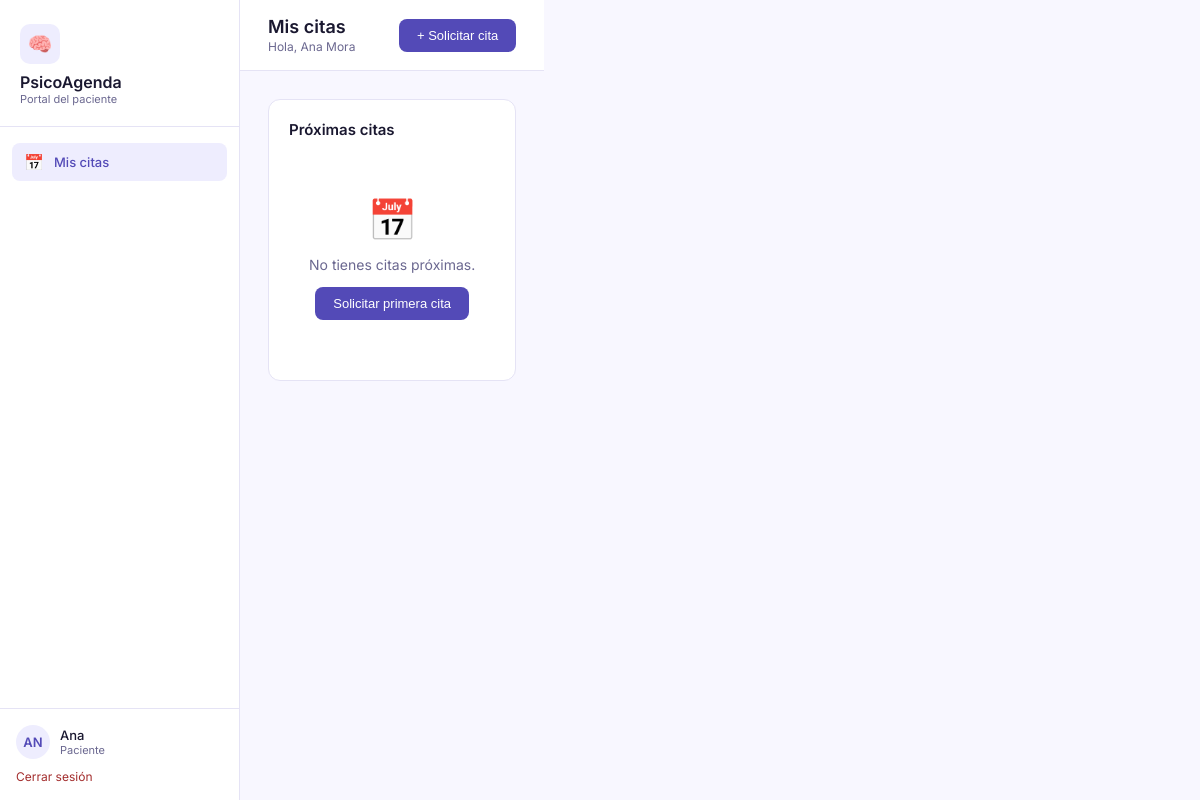
Screenshot of /dashboard (signed in) with the database file from the repository.
### app/models.py (models this page shows, shortened)
class Usuario(UserMixin, db.Model):
    id = db.Column(db.Integer, primary_key=True)
    nombre = db.Column(db.String(100), nullable=False)
    email = db.Column(db.String(150), unique=True, nullable=False)
    password_hash = db.Column(db.String(256), nullable=False)
    rol = db.Column(db.String(20), default='paciente')  # 'admin' o 'paciente'
    telefono = db.Column(db.String(20))
    creado = db.Column(db.DateTime, default=datetime.utcnow)
    citas_paciente = db.relationship('Cita', foreign_keys='Cita.paciente_id', backref='paciente', lazy=True)
    citas_psicologo = db.relationship('Cita', foreign_keys='Cita.psicologo_id', backref='psicologo', lazy=True)

### app/routes/dashboard_routes.py (the view)
@bp_dashboard.route('/dashboard')
@login_required
def dashboard():
    hoy = date.today()
    if current_user.rol == 'admin':
        citas_hoy = Cita.query.filter_by(fecha=hoy).order_by(Cita.hora).all()
        total_mes = Cita.query.filter(
            extract('month', Cita.fecha) == hoy.month,
            extract('year', Cita.fecha) == hoy.year
        ).count()
        pacientes = Usuario.query.filter_by(rol='paciente').count()
        pacientes_lista = Usuario.query.filter_by(rol='paciente').order_by(Usuario.nombre).all()
        pendientes = Cita.query.filter_by(estado='pendiente').count()
        return render_template('dashboard_admin.html',
            citas_hoy=citas_hoy, total_mes=total_mes,
            pacientes=pacientes, pacientes_lista=pacientes_lista,
            pendientes=pendientes, hoy=hoy)
    else:
        mis_citas = Cita.query.filter_by(paciente_id=current_user.id)\
            .filter(Cita.fecha >= hoy).order_by(Cita.fecha, Cita.hora).all()
        return render_template('dashboard_paciente.html', citas=mis_citas, hoy=hoy)

### app/__init__.py (called while the page is built)
def create_app(config_class=Config):
    app = Flask(__name__, template_folder='../templates', static_folder='../static')
    app.config.from_object(config_class)
    db.init_app(app)
    login_manager.init_app(app)
    login_manager.login_view = 'auth.login'
    login_manager.login_message = 'Por favor inicia sesión para continuar.'
    from app.models import Usuario
    @login_manager.user_loader
    def load_user(user_id):
        return Usuario.query.get(int(user_id))
    from app.routes.auth_routes import bp_auth
    from app.routes.dashboard_routes import bp_dashboard
    from app.routes.citas_routes import bp_citas
    from app.routes.pacientes_routes import bp_pacientes
    app.register_blueprint(bp_auth)
    app.register_blueprint(bp_dashboard)
    app.register_blueprint(bp_citas)
    app.register_blueprint(bp_pacientes)
    return app

### templates/dashboard_paciente.html (shortened to what this page needs)
{% extends "base.html" %}
{% block body %}
<div style="display:flex;">
  <aside class="sidebar">
    <div class="sidebar-logo">
      <div class="logo-icon">🧠</div>
      <h1>PsicoAgenda</h1>
      <p>Portal del paciente</p>
    </div>
    <nav class="sidebar-nav">
      <a href="{{ url_for('dashboard.dashboard') }}" class="nav-link active"><span class="icon">📅</span> Mis citas</a>
    </nav>
    <div class="sidebar-user">
      <div class="user-card">
        <div class="user-avatar">{{ current_user.nombre[:2].upper() }}</div>
        <div>
          <div class="user-name">{{ current_user.nombre.split()[0] }}</div>
          <div class="user-role">Paciente</div>
        </div>
      </div>
      <a href="{{ url_for('auth.logout') }}" style="display:block;margin-top:10px;font-size:12px;color:#A32D2D;">Cerrar sesión</a>
    </div>
  </aside>
  <main class="main">
    <div class="topbar">
      <div>
        <div class="page-title">Mis citas</div>
        <div class="page-sub">Hola, {{ current_user.nombre }}</div>
      </div>
      <button class="btn btn-primary" onclick="document.getElementById('modalSolicitar').classList.add('open')">+ Solicitar cita</button>
    </div>
    <div class="content">
      <div class="card">
        <h2 style="font-size:15px;font-weight:600;margin-bottom:16px;">Próximas citas</h2>
        {% if citas %}
        <table>
          <thead><tr><th>Fecha</th><th>Hora</th><th>Tipo</th><th>Psicólogo</th><th>Estado</th></tr></thead>
          <tbody>
          {% for c in citas %}
          <tr>
            <td>
              <div style="display:flex;align-items:center;gap:10px;">
                <div style="width:40px;height:40px;background:{% if c.estado == 'confirmada' %}#EAF3DE{% elif c.estado == 'pendiente' %}#FAEEDA{% else %}#FCEBEB{% endif %};border-radius:8px;display:flex;flex-direction:column;align-items:center;justify-content:center;flex-shrink:0;">
                  <span style="font-size:10px;font-weight:500;color:{% if c.estado == 'confirmada' %}#27500A{% elif c.estado == 'pendiente' %}#633806{% else %}#501313{% endif %};">{{ c.fecha.strftime('%b').upper() }}</span>
                  <span style="font-size:15px;font-weight:600;color:{% if c.estado == 'confirmada' %}#27500A{% elif c.estado == 'pendiente' %}#633806{% else %}#501313{% endif %};line-height:1.1;">{{ c.fecha.day }}</span>
                </div>
                <span>{{ c.fecha.strftime('%d/%m/%Y') }}</span>
              </div>
            </td>
            <td>{{ c.hora }}</td>
            <td>{{ c.tipo }}</td>
            <td>{{ c.psicologo.nombre }}</td>
            <td><span class="badge badge-{{ c.estado }}">{{ c.estado.capitalize() }}</span></td>
          </tr>
          {% endfor %}
          </tbody>
        </table>
        {% else %}
        <div style="text-align:center;padding:40px 20px;">
          <div style="font-size:40px;margin-bottom:12px;">📅</div>
          <p style="color:#6b6890;font-size:14px;">No tienes citas próximas.</p>
          <button class="btn btn-primary" style="margin-top:14px;" onclick="document.getElementById('modalSolicitar').classList.add('open')">Solicitar primera cita</button>
        </div>
        {% endif %}
      </div>
    </div>
  </main>
</div>
{% endblock %}

### templates/base.html (style rules this page uses)
:root { --purple: #534AB7; --purple-light: #EEEDFE; --purple-dark: #3C3489; --teal: #1D9E75; --teal-light: #E1F5EE; --amber: #BA7517; --amber-light: #FAEEDA; --red: #A32D2D; --red-light: #FCEBEB; --green: #3B6D11; --green-light: #EAF3DE; --bg: #F8F7FF; --surface: #ffffff; --border: #e5e3f5; --text: #1a1830; --text-muted: #6b6890; --text-hint: #a09dc0; }
* { box-sizing: border-box; margin: 0; padding: 0; }
body { font-family: 'Inter', sans-serif; background: var(--bg); color: var(--text); font-size: 14px; }
a { color: var(--purple); text-decoration: none; }
.sidebar { width: 240px; background: var(--surface); border-right: 1px solid var(--border); height: 100vh; position: fixed; top: 0; left: 0; display: flex; flex-direction: column; padding: 0; z-index: 10; }
.sidebar-logo { padding: 24px 20px 20px; border-bottom: 1px solid var(--border); }
.sidebar-logo .logo-icon { width: 40px; height: 40px; background: var(--purple-light); border-radius: 10px; display: flex; align-items: center; justify-content: center; font-size: 20px; margin-bottom: 8px; }
.sidebar-logo h1 { font-size: 16px; font-weight: 600; color: var(--text); }
.sidebar-logo p { font-size: 11px; color: var(--text-muted); }
.sidebar-nav { flex: 1; padding: 16px 12px; }
.nav-link { display: flex; align-items: center; gap: 10px; padding: 9px 12px; border-radius: 8px; color: var(--text-muted); font-size: 13px; font-weight: 500; margin-bottom: 2px; transition: all .15s; }
.nav-link:hover, .nav-link.active { background: var(--purple-light); color: var(--purple); }
.nav-link .icon { font-size: 16px; width: 20px; text-align: center; }
.sidebar-user { padding: 16px; border-top: 1px solid var(--border); }
.user-card { display: flex; align-items: center; gap: 10px; }
.user-avatar { width: 34px; height: 34px; border-radius: 50%; background: var(--purple-light); color: var(--purple); display: flex; align-items: center; justify-content: center; font-weight: 600; font-size: 13px; flex-shrink: 0; }
.user-name { font-size: 13px; font-weight: 500; color: var(--text); }
.user-role { font-size: 11px; color: var(--text-muted); }
.main { margin-left: 240px; min-height: 100vh; }
.topbar { background: var(--surface); border-bottom: 1px solid var(--border); padding: 16px 28px; display: flex; align-items: center; justify-content: space-between; }
.page-title { font-size: 18px; font-weight: 600; color: var(--text); }
.page-sub { font-size: 12px; color: var(--text-muted); margin-top: 2px; }
.content { padding: 28px; max-width: 1100px; }
.btn { display: inline-flex; align-items: center; gap: 6px; padding: 9px 18px; border-radius: 8px; font-size: 13px; font-weight: 500; cursor: pointer; border: none; transition: all .15s; }
.btn-primary { background: var(--purple); color: #fff; }
.card { background: var(--surface); border: 1px solid var(--border); border-radius: 12px; padding: 20px; }

### rows the page displays
Usuario: nombre "AN", nombre "Ana", nombre "Ana Mora"
